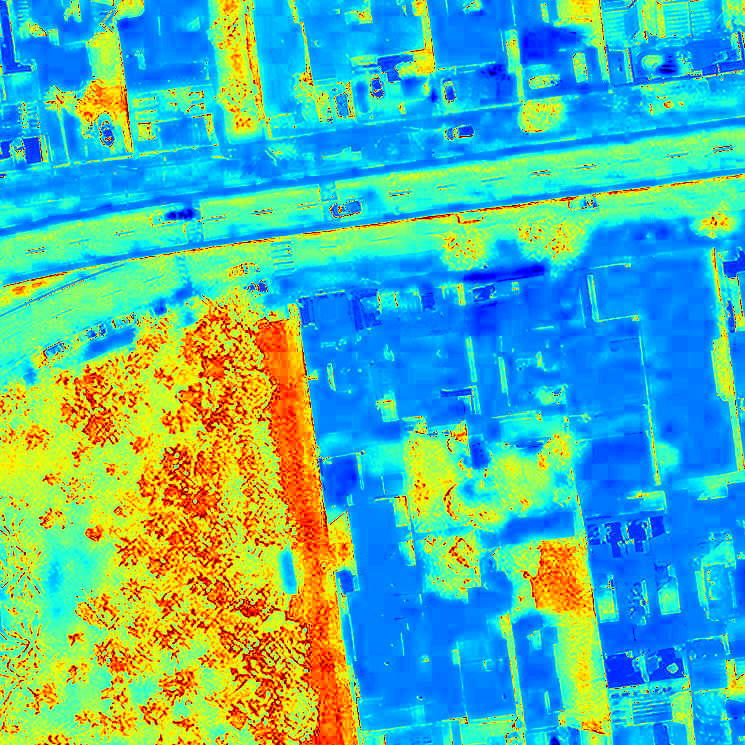
#> input picture data/processed/ndvi_visual/470_Velasquez_Camacho_et_al_2023_NDVI.png, 745 x 745 px, given as the content of the folder D:/AgriSpectralSynth/data/raw, which was not available
$ python legacy_spectral_synthesis.py
#> lines starting #> are read from the running program, lines starting #| are printed output that depends on the picture; after the words box and inside, x2 and y2 are one past the last pixel; in counts of white or black regions, pixels touching at a corner belong together; pictures that were not available may be replaced by others from this repository, and a replacement may not be noted
"""
OBSOLETO - script original de v0.1 (antes estaba en tests/test_spectral_synthesis.py).

Se conserva sólo como referencia. Usa en su lugar:

    python scripts/generate_synthetic.py
    python scripts/generate_synthetic.py --model legacy --cmap jet   # mismo aspecto que este script

Problemas de este script: ruta fija D:/, procesamiento secuencial, colormap
de matplotlib por píxel (lento), fórmula NIR = 1.6G - 0.4R + 0.1 que da NDVI
casi igual a árboles y suelo, y GeoTIFF sin la georreferencia de la imagen.
"""
import sys
import os
from pathlib import Path
import numpy as np
from PIL import Image
import matplotlib.pyplot as plt
import rasterio
from affine import Affine

def main():
    print("🚀 Iniciando procesamiento masivo de las 1,199 imágenes...")

    # Rutas absolutas explícitas
    base_dir = Path("D:/AgriSpectralSynth")
    raw_dir = base_dir / "data" / "raw"
    output_dir = base_dir / "data" / "processed"

    nir_dir = output_dir / "nir"
    ndvi_raw_dir = output_dir / "ndvi_raw"
    ndvi_visual_dir = output_dir / "ndvi_visual"
    canopy_dir = output_dir / "canopy_mask"

    for folder in [nir_dir, ndvi_raw_dir, ndvi_visual_dir, canopy_dir]:
        folder.mkdir(parents=True, exist_ok=True)

    # Buscar todas las imágenes válidas
    valid_extensions = (".png", ".jpg", ".jpeg", ".tif", ".tiff")
    image_paths = [p for p in raw_dir.iterdir() if p.is_file() and p.suffix.lower() in valid_extensions]

    if not image_paths:
        print(f"❌ ERROR: No se encontraron imágenes en {raw_dir}")
        return

    total = len(image_paths)
    print(f"📁 Total de imágenes detectadas: {total}")
    cmap = plt.get_cmap("jet")
    success_count = 0

    for idx, img_path in enumerate(image_paths, start=1):
        try:
            raw_filename = img_path.stem
            base_name = raw_filename.replace("_NDVI", "").replace("_NIR", "").replace("_canopy", "")

            # Cargar imagen RGB
            img = Image.open(img_path).convert("RGB")
#> img is the input picture: PIL image 745x745 RGB; mean R, G, B 81.5, 182.7, 168.2
            rgb_array = np.array(img, dtype=np.float32) / 255.0

            red_band = rgb_array[:, :, 0]
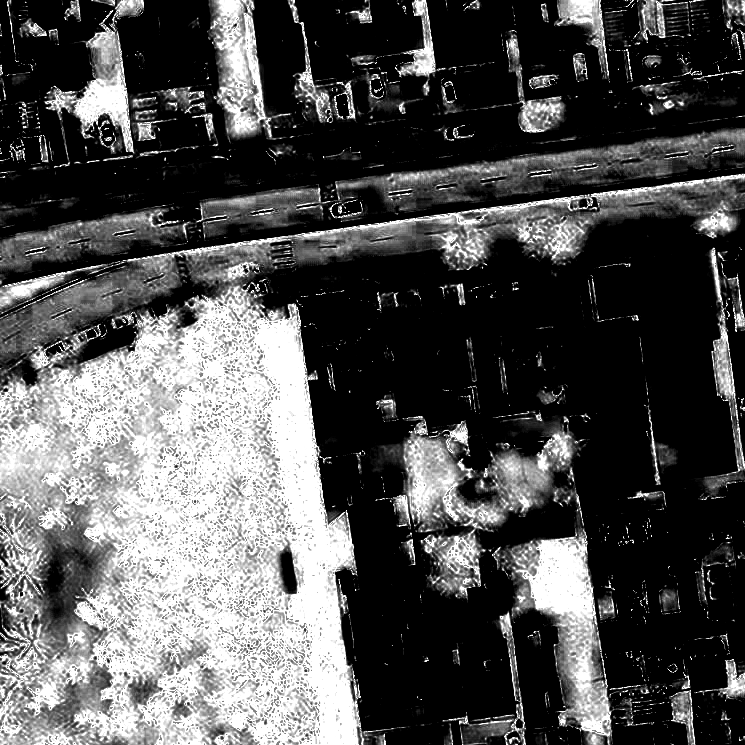
#> red_band: shape (745, 745) float32; min 0, max 1, mean 0.32
            green_band = rgb_array[:, :, 1]
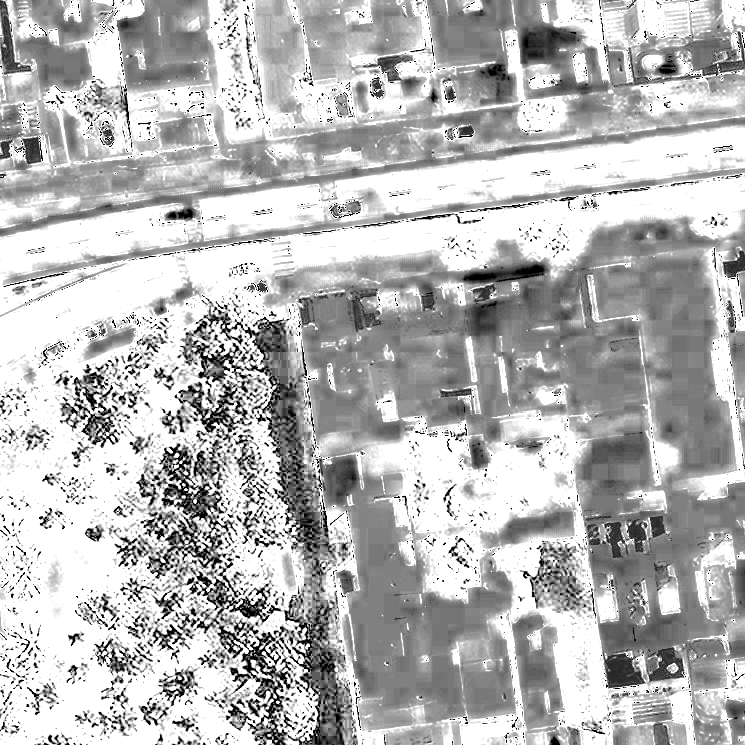
#> green_band: shape (745, 745) float32; min 0, max 1, mean 0.717

            # Procesamiento espectral
            nir_band = np.clip(green_band * 1.6 - red_band * 0.4 + 0.1, 0.0, 1.0)
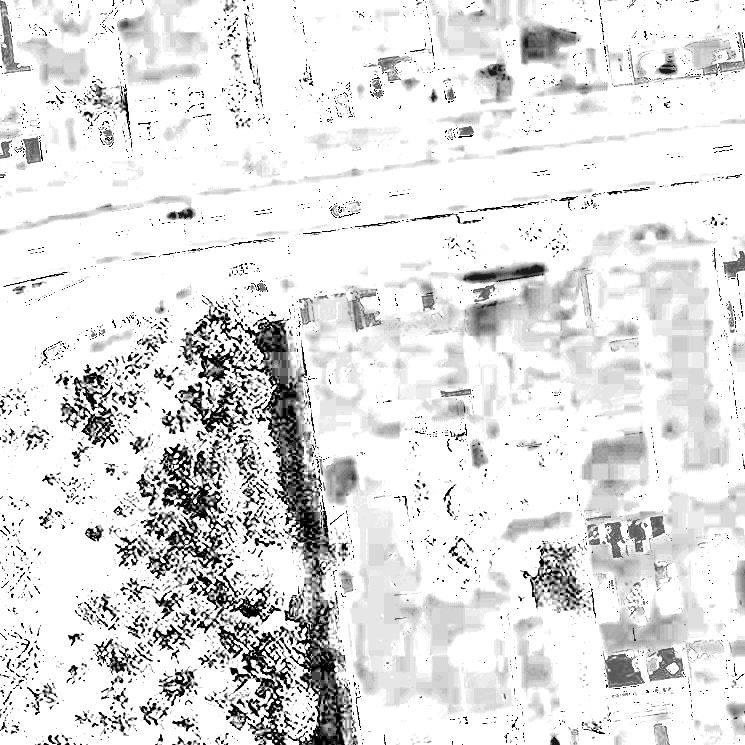
#> nir_band: shape (745, 745) float32; min 0, max 1, mean 0.884
            ndvi_map = (nir_band - red_band) / (nir_band + red_band + 1e-8)
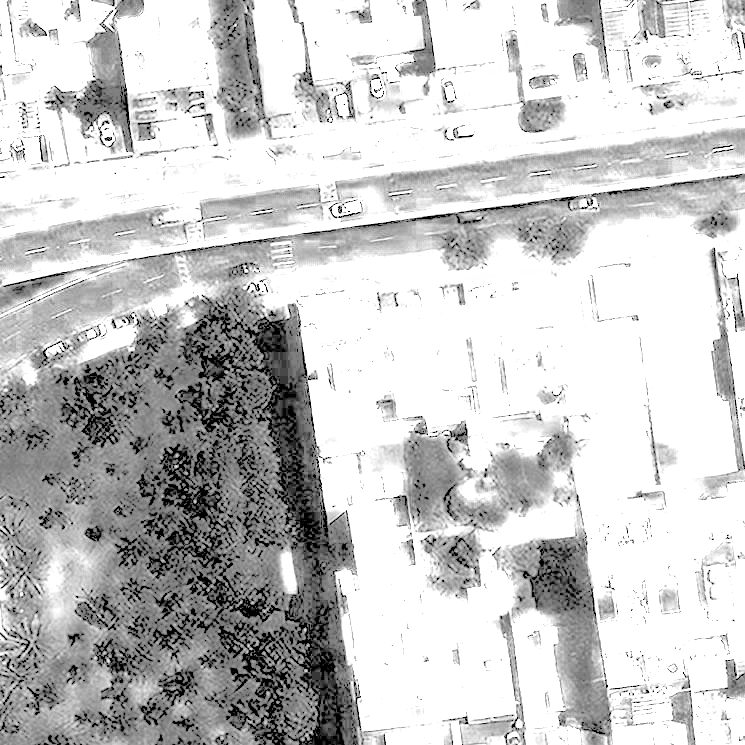
#> ndvi_map: shape (745, 745) float32; min -1, max 1, mean 0.566; drawn with min black and max white

            mask_canopy = (ndvi_map > 0.35) & (green_band > red_band)
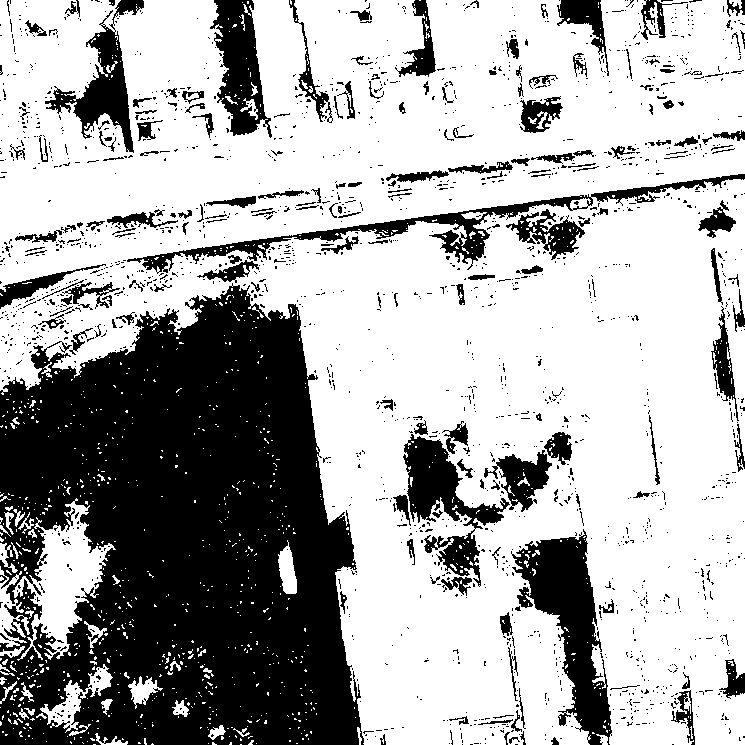
#> mask_canopy: shape (745, 745) bool; 67.3% white; 1902 black regions (1710 under 20 px), largest, box (x1, y1, x2, y2) and area: (0, 283, 364, 745) 122155, (511, 529, 612, 745) 8953, (127, 174, 745, 274) 5930
            canopy_img_array = (mask_canopy.astype(np.uint8)) * 255

            # 1. Guardar NIR
            Image.fromarray((nir_band * 255).astype(np.uint8)).save(nir_dir / f"{base_name}_NIR.png")

            # 2. Guardar Canopy
            Image.fromarray(canopy_img_array).save(canopy_dir / f"{base_name}_canopy.png")

            # 3. Guardar NDVI TIF (.tif)
            with rasterio.open(
                ndvi_raw_dir / f"{base_name}_NDVI.tif",
                'w', driver='GTiff',
                height=ndvi_map.shape[0], width=ndvi_map.shape[1],
                count=1, dtype='float32',
                transform=Affine.identity()
            ) as dst:
                dst.write(ndvi_map.astype(np.float32), 1)

            # 4. Guardar NDVI Visual con paleta Jet (.png)
            ndvi_clean = np.nan_to_num(ndvi_map, nan=0.0)
            ndvi_normalized = np.clip((ndvi_clean + 0.2) / 1.2, 0.0, 1.0)
            ndvi_rgba = cmap(ndvi_normalized)
            ndvi_rgb_8bit = (ndvi_rgba[:, :, :3] * 255).astype(np.uint8)
            Image.fromarray(ndvi_rgb_8bit).save(ndvi_visual_dir / f"{base_name}_NDVI.png")

            success_count += 1

            if idx % 50 == 0 or idx == total:
                print(f"[{idx}/{total}] Procesadas correctamente...")

        except Exception as e:
            print(f"❌ Error en {img_path.name}: {e}")

    print(f"\n🎉 ¡Procesamiento masivo terminado! {success_count}/{total} imágenes actualizadas en la ruta oficial.")

if __name__ == "__main__":
    main()
#> (the call stopped at in main, `with rasterio.open( ndvi_raw_dir / f"{base_name}_NDVI.tif", 'w', drive..`: affine is not available in this run)
